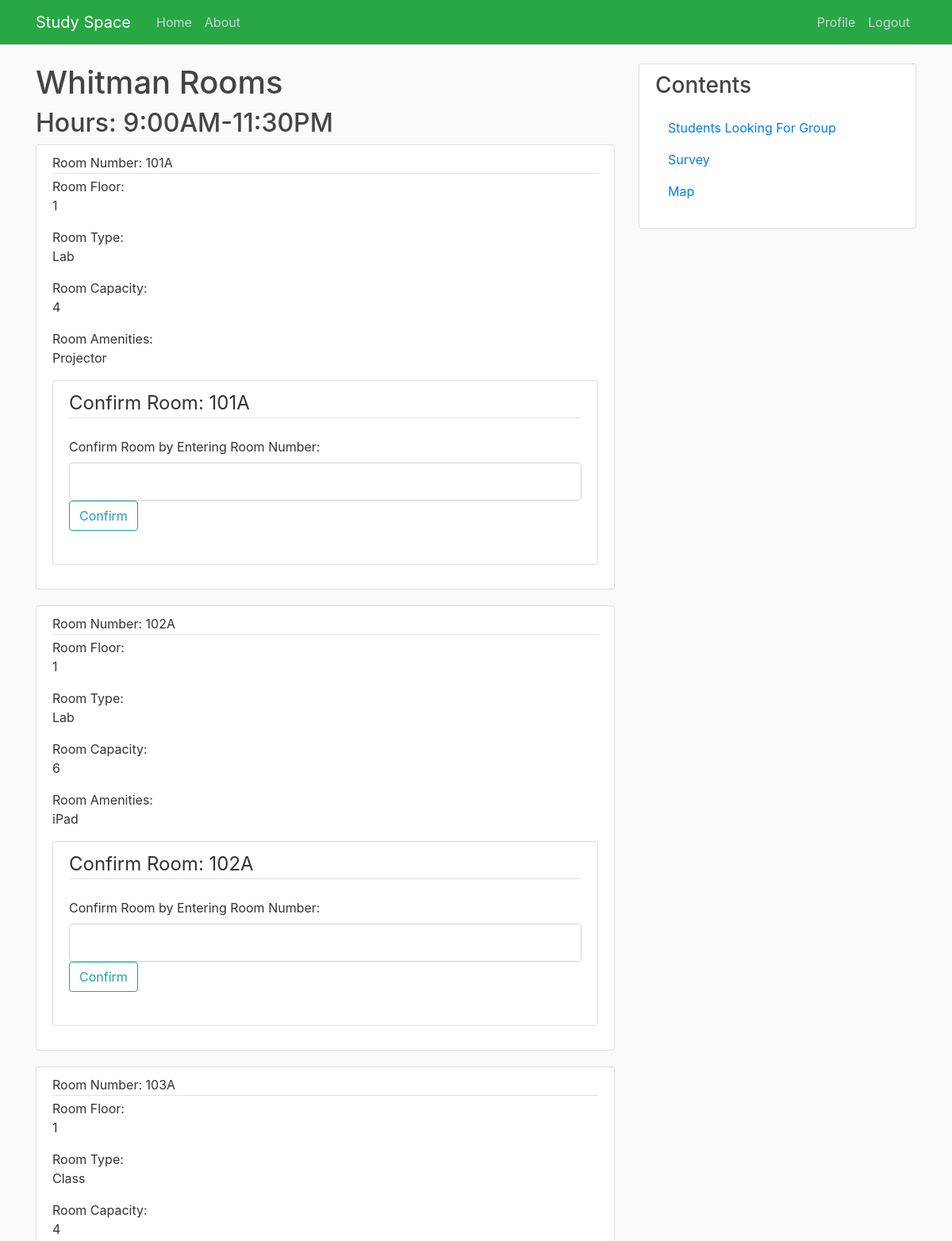
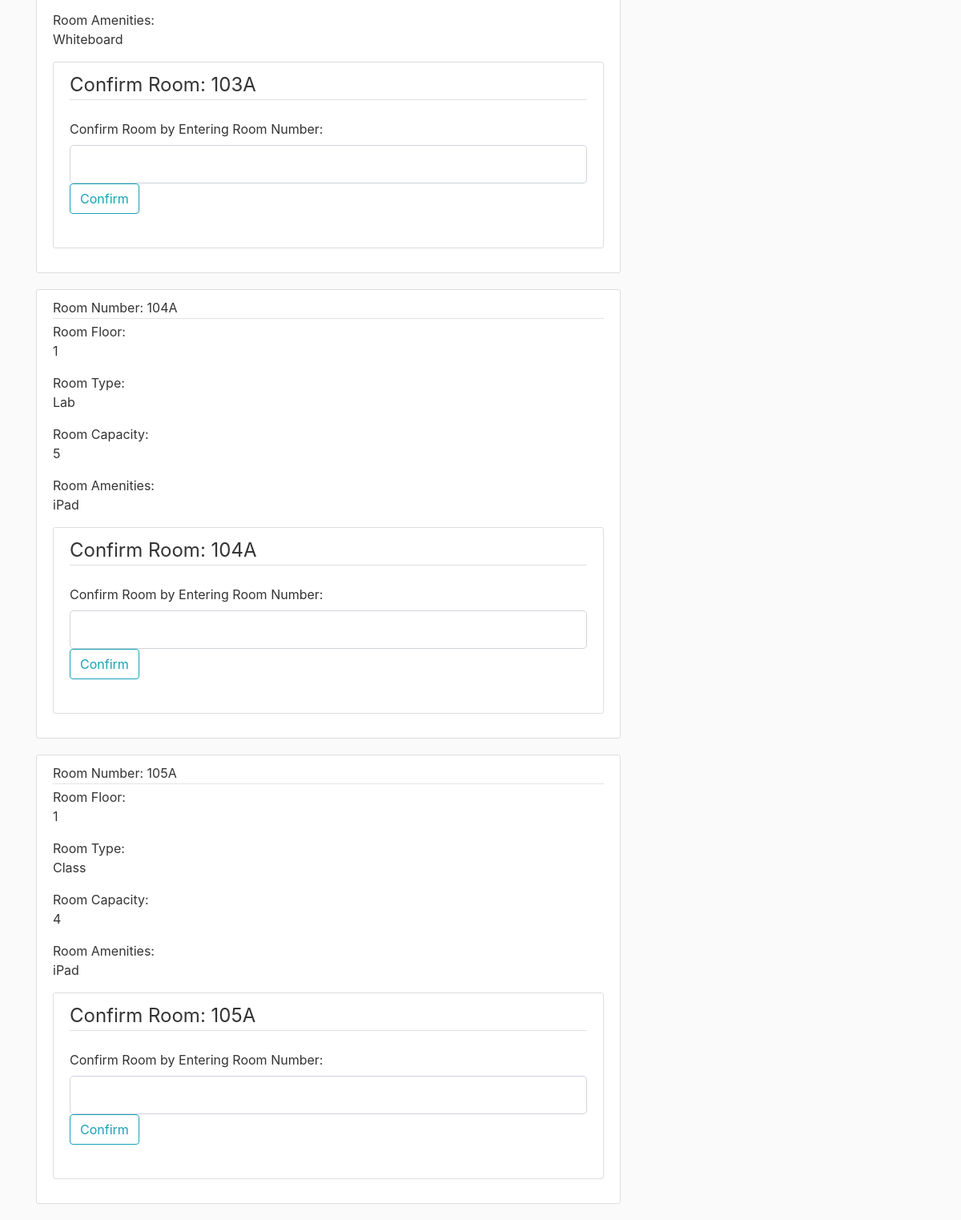
The page /whitman (signed in) on the database its author committed (2 pictures, top to bottom).
### studyspace/database.py (models this page shows, shortened)
class Room(db.Model):
    id = db.Column(db.Integer, primary_key=True)
    building_id = db.Column(db.Integer, db.ForeignKey('building.id'), nullable=False)
    amenities_id = db.Column(db.Integer, db.ForeignKey('amenities.id'), nullable=False)
    name = db.Column(db.String(10), unique=True, nullable=False)
    floor = db.Column(db.String(10), nullable=False)
    roomType = db.Column(db.String(20), nullable=False)
    capacity = db.Column(db.Integer, nullable=False)
    reservation = db.relationship('Reservation', backref='reservationRoom', lazy=True)

class Amenities(db.Model):
    id = db.Column(db.Integer, primary_key=True)
    name = db.Column(db.String(30), nullable=False)
    amenityType = db.Column(db.String(40), nullable=False)
    room = db.relationship('Room', backref='roomAmenities', lazy=True)

### studyspace/routes.py (the view)
@app.route("/whitman", methods=['GET', 'POST'])
@login_required
def whitman():
    form = BuildingForm()
    rooms = Room.query.filter_by(building_id='1').all()
    amens = Amenities.query.all()
    if form.validate_on_submit():
        reservation = Reservation(room_id=form.confirm.data, group_id=0, building_id=1, user_id=current_user.id, totalHours=2)
        db.session.add(reservation)
        db.session.commit()
        return redirect(url_for('confirmation'))
    return render_template('whitman.html', title='Whitman', form=form, rooms=rooms, amens=amens)

### studyspace/forms.py (shortened to what this page needs)
class BuildingForm(FlaskForm):
    name = StringField('Room Name: ')
    amenities = StringField('Amenities: ')
    floor = StringField('Floor: ')
    roomType = StringField('Room Type: ')
    capacity = StringField('Room Capacity: ')
    confirm = StringField('Confirm Room by Entering Room Number: ',
                            validators=[DataRequired()])
    confirmButton = SubmitField('Confirm')

### studyspace/database.py (called while the page is built)
@login_manager.user_loader
def load_user(user_id):
    return User.query.get(int(user_id))

### studyspace/templates/whitman.html (shortened to what this page needs)
{% extends "layout.html" %}
{% block content %}
<h1>Whitman Rooms</h1>
<h2>Hours: 9:00AM-11:30PM</h2>
{% for room in rooms %}
<article class="media content-section">
    <div class="media-body">
      <div class="article-metadata">
        Room Number: <a class="mr-2">{{ room.name }}</a>
      </div>
      Room Floor: <p class="article-content">{{ room.floor }}</p>
      Room Type: <p class="article-content">{{ room.roomType }}</p>
      Room Capacity: <p class="article-content">{{ room.capacity }}</p>
      Room Amenities: <p class="article-content">{{ room.roomAmenities.name}}</p>
      <div class="content-section">
        <form method="POST" action="">
          <fieldset class="form-group">
              <legend class="border-bottom mb-4">Confirm Room: <a class="mr-2">{{ room.name }}</a></legend>
              <div class="form-group">
                  {{ form.confirm.label(class="form-control-label") }}
                  {% if form.confirm.errors %}
                      {{ form.confirm(class="form-control form-control-lg is-invalid") }}
                      <div class="invalid-feedback">
                          {% for error in form.confirm.errors %}
                              <span>{{ error }}</span>
                          {% endfor %}
                      </div>
                  {% else %}
                      {{ form.confirm(class="form-control form-control-lg") }}
                      <div class="form-group">
                        {{ form.confirmButton(class="btn btn-outline-info") }}
                      </div>
                  {% endif %}
              </div>
          </fieldset>
        </form>
      </div>
  </article>
{% endfor %}
{% endblock content %}

### studyspace/static/main.css (style rules this page uses)
body { background: #fafafa; color: #333333; margin-top: 5rem; }
h1, h2, h3, h4, h5, h6 { color: #444444; }
.content-section { background: #ffffff; padding: 10px 20px; border: 1px solid #dddddd; border-radius: 3px; margin-bottom: 20px; }
.article-content { white-space: pre-line; }
.article-metadata { padding-bottom: 1px; margin-bottom: 4px; border-bottom: 1px solid #e3e3e3 }

### rows shown on the page
Room: name "101A", floor "1", roomType "Lab", capacity "4", roomAmenities.name "Projector", confirm.label "Confirm Room by Entering Room Number:"
Room: name "102A", floor "1", roomType "Lab", capacity "6", roomAmenities.name "iPad", confirm.label "Confirm Room by Entering Room Number:"
Room: name "103A", floor "1", roomType "Class", capacity "4", roomAmenities.name "Whiteboard", confirm.label "Confirm Room by Entering Room Number:"
Room: name "104A", floor "1", roomType "Lab", capacity "5", roomAmenities.name "iPad", confirm.label "Confirm Room by Entering Room Number:"
Room: name "105A", floor "1", roomType "Class", capacity "4", roomAmenities.name "iPad", confirm.label "Confirm Room by Entering Room Number:"
